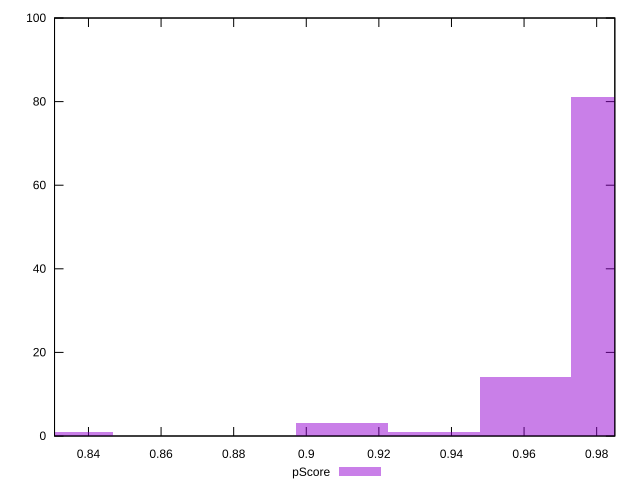

The script that saved this image:
reset

$pScore <<EOF
0.9098691802416685 3
0.9856916119284742 81
0.9604174680328723 14
0.8340467485548628 1
0.9351433241372704 1
EOF

set key outside below
set boxwidth 0.025274143895601904
set xrange [0.8306493739084992:0.9850039501246755]
set yrange [0:100]
set trange [0:100]
set style fill transparent solid 0.5 noborder
set terminal svg size 640, 490 enhanced background rgb 'white'
set output "report_00014_2021-02-09T15:56:05.503Z/first-meaningful-paint/samples/pages+cached+noadtech+nomedia+nocss/pScore/histogram.svg"

plot $pScore title "pScore" with boxes

reset
